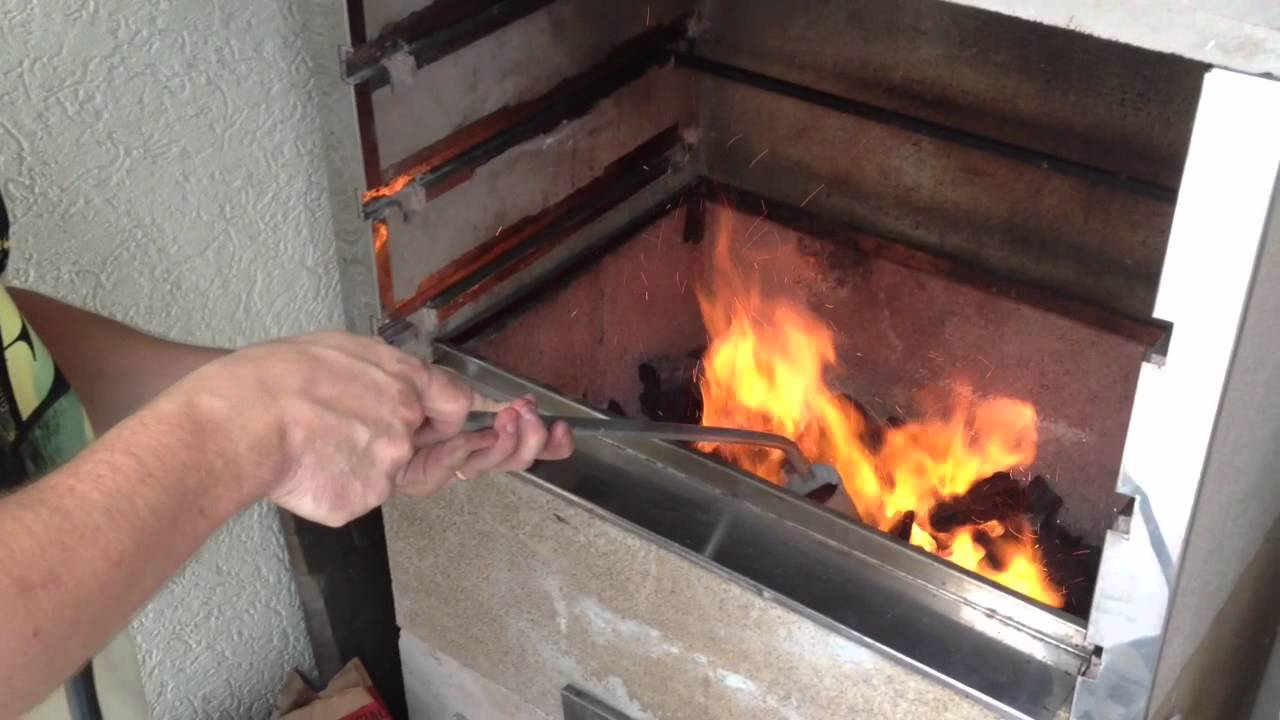
#> input picture imagens/fire_churas.jpg, 1280 x 720 px
$ python fire.py
#> lines starting #> are read from the running program, lines starting #| are printed output that depends on the picture
"""
Created on maio 13 20:54:54 2023

@author: Ânderson Felipe Weschenfelder
"""
import cv2 as cv2
import numpy as np
from matplotlib import pyplot as plt
from matplotlib.pyplot import jet
from skimage.color import label2rgb

# Tipo do algoritmo a ser implementado
ALG = 'SEEDS'
# [7 lines of commented-out code are left out]
src = cv2.imread('imagens/fire_churas.jpg', cv2.IMREAD_COLOR)
#> src is the input picture: shape (720, 1280, 3); mean B, G, R 103.8, 112, 131.3
assert src is not None, 'Could not open image'

# Resize the image to speed up processing (optional)
src = cv2.resize(src, None, fx=0.5, fy=0.5, interpolation=cv2.INTER_AREA)
#> src: shape (360, 640, 3)

# Apply Gaussian blur to smooth the image (optional)
src = cv2.GaussianBlur(src, (3, 3), 1)

# Convert the image to LAB color space
converted = cv2.cvtColor(src, cv2.COLOR_BGR2HSV)
#> converted: shape (360, 640, 3); mean H, S, V 44.4, 59.1, 132

# Define the parameters for superpixel segmentation
num_superpixels = 600  # SEEDS Number of Superpixels
num_levels = 6  # SEEDS Number of Levels
prior = 2  # SEEDS Smoothing Prior
num_histogram_bins = 5  # SEEDS histogram bins
double_step = True  # SEEDS two steps
region_size = 20  # SLIC/SLICO/MSLIC/LSC average superpixel size
ruler = 15.0  # SLIC/MSLIC smoothness (spatial regularization)
ratio = 0.075  # LSC compactness
min_element_size = 25  # SLIC/SLICO/MSLIC/LSC minimum component size percentage
num_iterations = 10  # Iterations

# Create the superpixel object according ALG
if ALG == 'SEEDS':
    superpix = cv2.ximgproc.createSuperpixelSEEDS(
        converted.shape[1], converted.shape[0], converted.shape[2],
        num_superpixels, num_levels, prior, num_histogram_bins, double_step)
elif ALG in {'SLIC', 'SLICO', 'MSLIC'}:
    if ALG == 'SLIC':
        alg  = cv2.ximgproc.SLIC
    elif ALG == 'SLICO':
        alg = cv2.ximgproc.SLICO
    else:
        alg = cv2.ximgproc.MSLIC
    superpix = cv2.ximgproc.createSuperpixelSLIC(
        converted, algorithm=alg, region_size=region_size, ruler=ruler)
elif ALG == 'LSC':
    superpix = cv2.ximgproc.createSuperpixelLSC(
        converted, region_size=region_size, ratio=ratio)
else:
    raise ValueError(f'Unrecognized algorithm {ALG}')

# Perform superpixel segmentation
tic = cv2.getTickCount()
if ALG == 'SEEDS':
    superpix.iterate(converted, num_iterations)
else:
    superpix.iterate(num_iterations)

    # merge small superpixels to neighboring ones
    if min_element_size > 0:
        superpix.enforceLabelConnectivity(min_element_size)

# Get the number of superpixels
npix = superpix.getNumberOfSuperpixels()
#> npix = 220
print(f'{ALG} segmentation with {npix} superpixels')
#| SEEDS segmentation with 220 superpixels
toc = (cv2.getTickCount() - tic) / cv2.getTickFrequency()
print(f'Elapsed time: {toc:.6f} s')


# Get the mask for the superpixel boundaries
mask = superpix.getLabelContourMask(thick_line=True)
height,width,channels = converted.shape
#> height = 360; width = 640; channels = 3
color_img = np.zeros((height, width, 3), np.uint8)
color_img[:] = (0, 0, 255)
mask_inv = cv2.bitwise_not(mask)
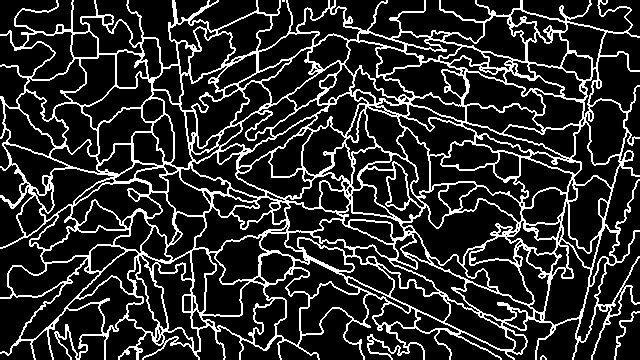
#> mask: shape (360, 640); 17.4% white in thin lines or dots
result_bg = cv2.bitwise_and(src, src, mask=mask_inv)
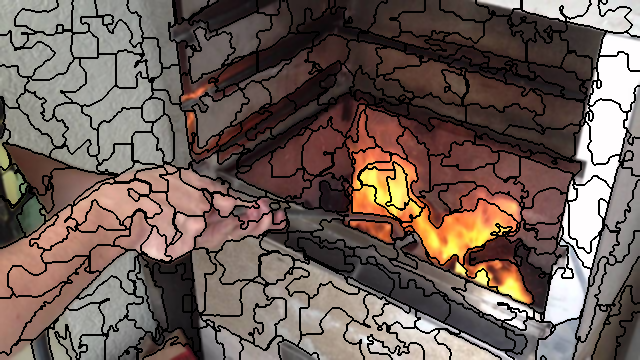
#> result_bg: shape (360, 640, 3); mean B, G, R 86.9, 93.8, 109.7
result_fg = cv2.bitwise_and(color_img, color_img, mask=mask)
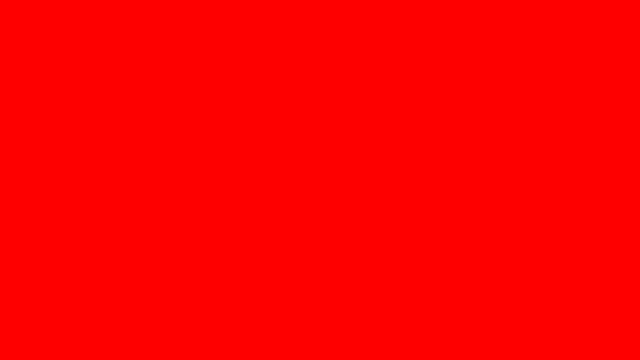
#> color_img: shape (360, 640, 3); mean of channels 0, 1, 2 0, 0, 255; drawn as B, G, R
result = cv2.add(result_bg, result_fg)
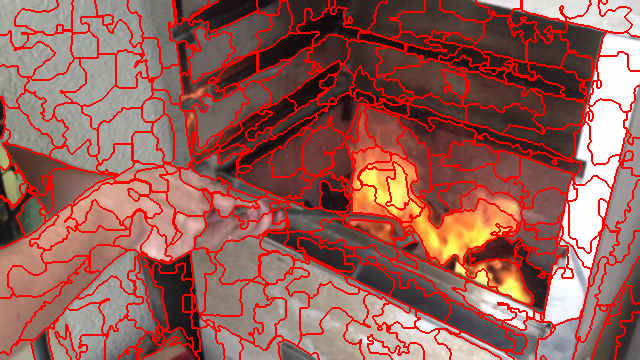
#> result: shape (360, 640, 3); mean B, G, R 86.9, 93.8, 154

# Get the labels for each pixel
labels = superpix.getLabels()
# Definindo o rótulo que representa a parte do fogo
# Converte para escala de cinza
# Define a máscara com a região de interesse
mask = np.zeros(src.shape[:2], dtype=np.uint8)
fogo_label = labels[283,510] # obtém o label do superpixel da chama do fogo
#> fogo_label = 175
mask[labels == fogo_label] = 255

# Aplica um filtro de suavização na máscara
mask = cv2.GaussianBlur(mask, (5, 5), 0)

# Aplica a máscara na imagem original
result = cv2.bitwise_and(src, src, mask=mask)
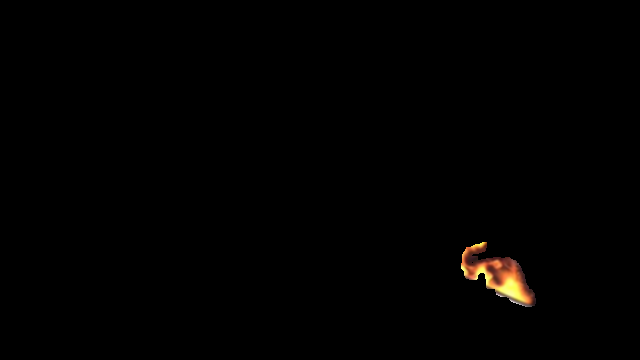
#> result: shape (360, 640, 3); mean B, G, R 0.7, 1.2, 1.8
# aplica a máscara na imagem original
L = cv2.bitwise_and(src, src, mask=mask)
print(labels)
#> (printed output is left out)
bits = 2
# L = ((labels & (2 ** bits - 1)) * 2 ** (16 - bits)).astype(float) / ((2 ** 16) - 1)
# labels = labels.astype(float) + 1
L = label2rgb(labels, colors=['red', 'green', 'blue'], bg_label=0, bg_color=None)
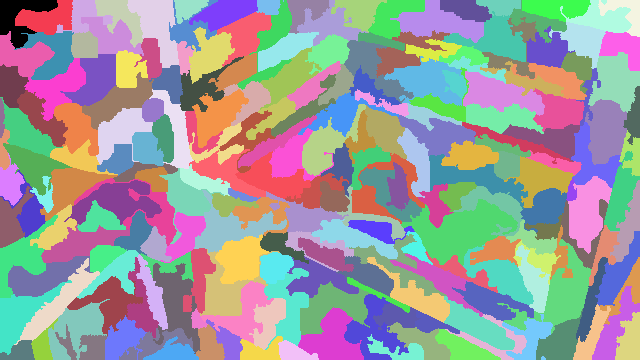
#> labels: shape (360, 640) int32; 220 distinct labels, from 0 to 219; one colour per label, 0 black
# L = label2rgb(labels)# jet(), 'black', 'shuffle')


# Draw the superpixel boundaries on the image
plt.subplot(221), plt.imshow(cv2.cvtColor(src, cv2.COLOR_BGR2RGB)), plt.title('image')
plt.subplot(222), plt.imshow(cv2.cvtColor(result, cv2.COLOR_BGR2RGB)), plt.title('superpixel contours')
plt.subplot(223), plt.imshow(cv2.cvtColor(mask, cv2.COLOR_BGR2RGB)), plt.title('mask')
# plt.subplot(224), plt.imshow(L), plt.title('labels')
plt.subplot(224), plt.imshow(labels[300:]), plt.title('labels')
plt.show()
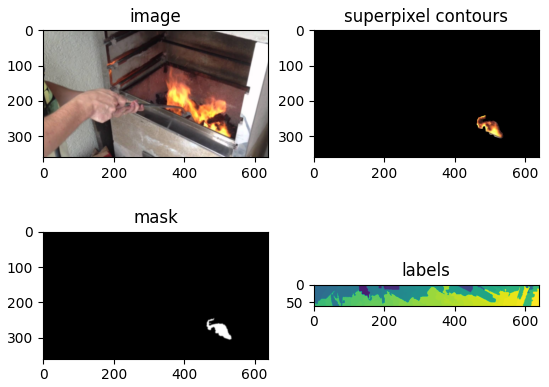
#> figure drawn by matplotlib, 4 panels

# cv2.imshow("Superpixels", result)
# cv2.waitKey(0)
# cv2.destroyAllWindows()
